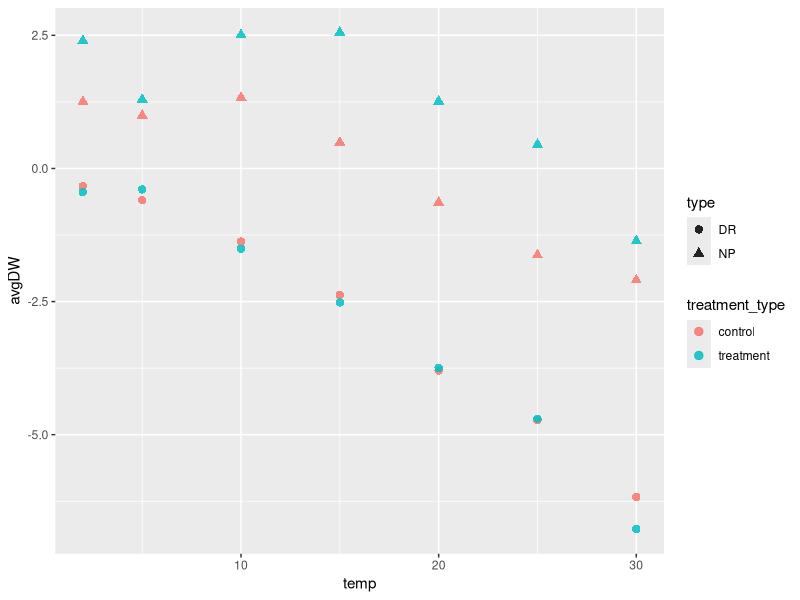
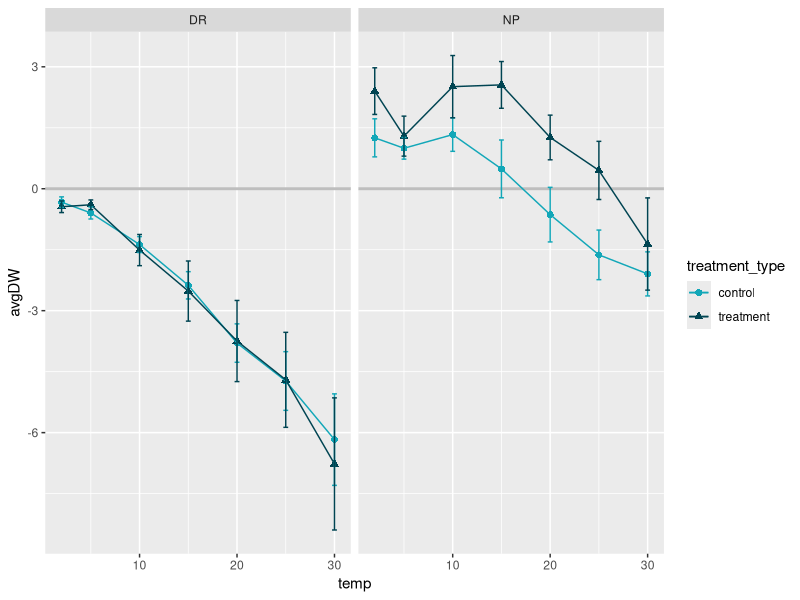
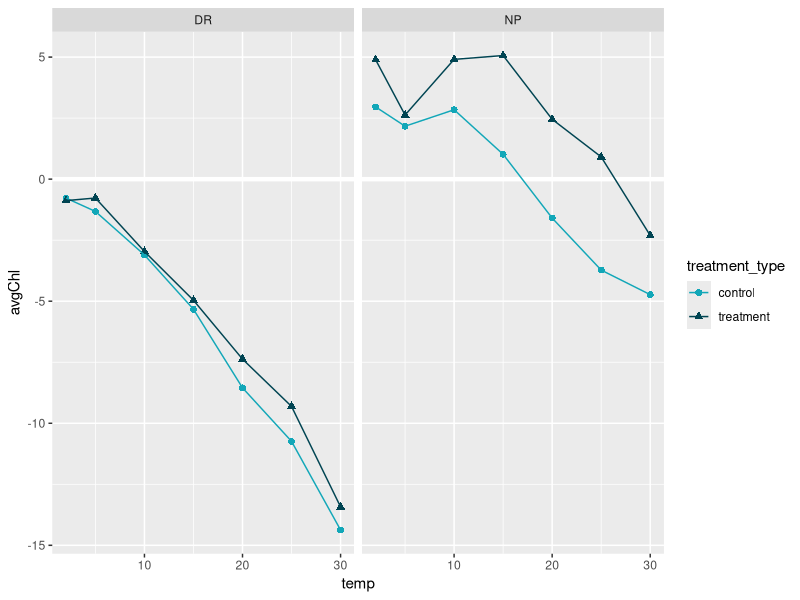
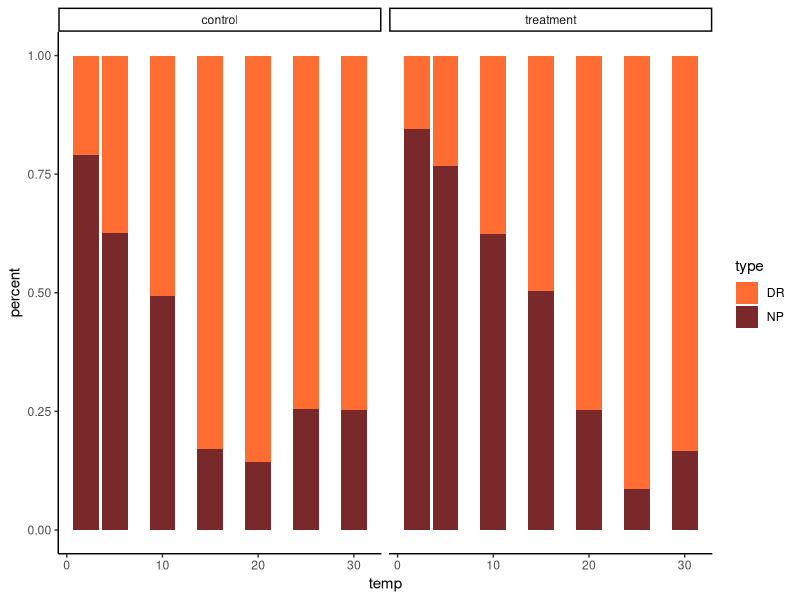
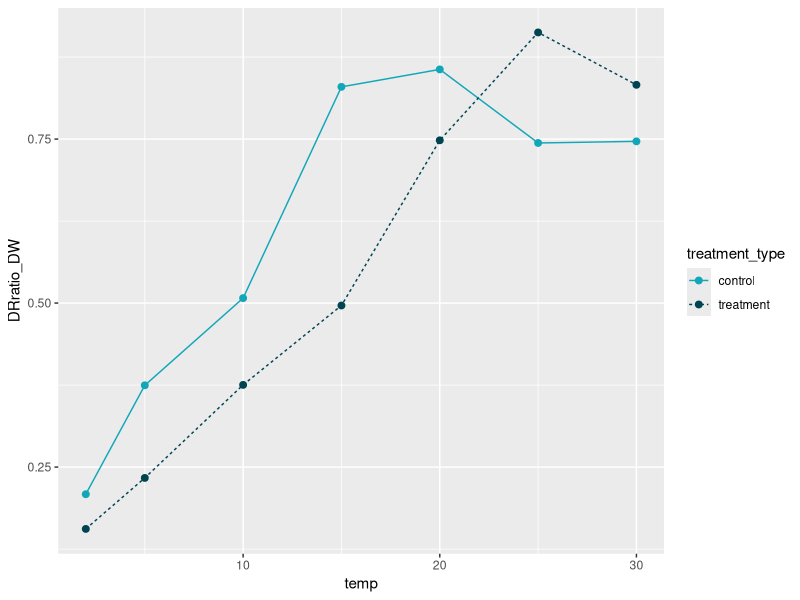
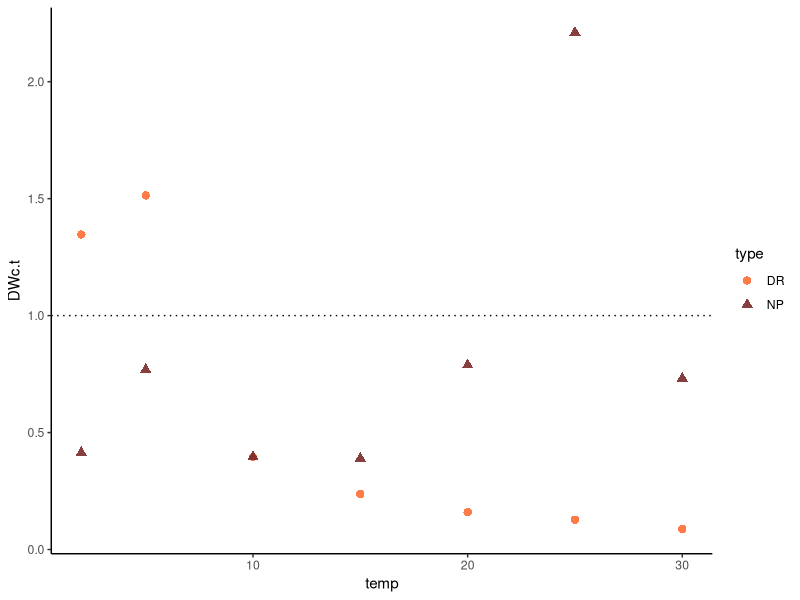
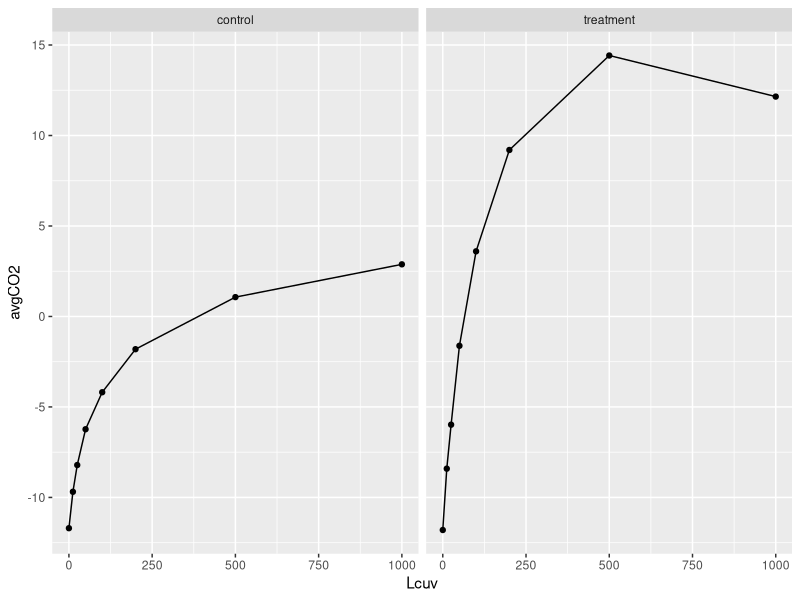
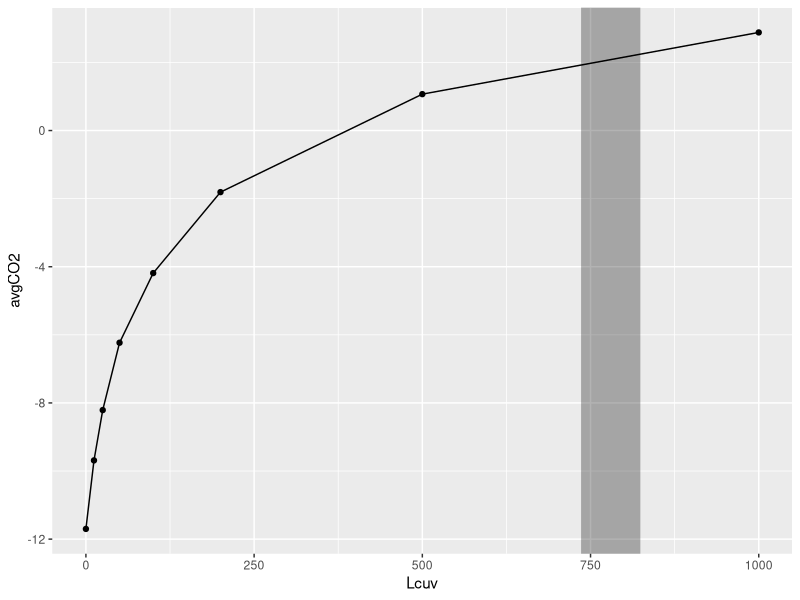

Write the R code that produced these figures, in order. (Note: this script raises an error after producing the figures.)
# Plots for dissertation 
# Emma Gemal, s1758915@sms.ed.ac.uk
# University of Edinburgh 

## Library ----
library(tidyverse)

## Temperature Response Curves ----
avgdata <- read.csv("Data/np_dr_averages.csv", header = TRUE)
str(avgdata)

avgdata <- avgdata %>% 
              mutate(treatment_type = as.factor(treatment_type),
                     type = as.factor(type))
str(avgdata)

# temperature curve plots
(all_plot <- ggplot(avgdata, aes(x = temp, y = avgDW)) +
                geom_point(aes(color = treatment_type, shape = type), 
                           size = 2.5, alpha = 0.85))

# FOR DISSERTATION 
(facet_plot <- ggplot(avgdata, aes(x = temp, y = avgDW)) +
                  geom_hline(yintercept = 0, color = "grey", size = 1) +  # optional to keep              
                  geom_point(aes(shape = treatment_type, color = treatment_type),
                             size = 2) +
                  geom_line(aes(color = treatment_type)) +
                  facet_wrap(~type, nrow = 1) +
                  geom_errorbar(aes(ymin = avgDW-se_DW, ymax = avgDW+se_DW,
                                    color = treatment_type),
                                width = 0.5) +
                  scale_color_manual(values = c("#12A7B8", "#004452")))  
# respiration has acclimated to remain exactly the same as the control!! 

# using chlorophyll data instead
(facet_plot_chl <- ggplot(avgdata, aes(x = temp, y = avgChl)) +
                      geom_hline(yintercept = 0, color = "white", size = 1.5) +  # optional to keep              
                      geom_point(aes(shape = treatment_type, color = treatment_type),
                                 size = 2) +
                      geom_line(aes(color = treatment_type)) +
                      facet_wrap(~type, nrow = 1) +
                      scale_color_manual(values = c("#12A7B8", "#004452")))
# basically the same relationship, which is good! Slightly different values of course 
# use to show that the relationship is the same, and explain that DW is used throughout
  # in order to allow scaling and comparison with other vegetation types 


## Carbon Gain Efficiency ----
cgain <- read.csv("Data/c_gain_long.csv") 
cgain_wide <- read.csv("Data/c_gain_efficiency.csv")  # if keeping the 2nd plot 

# making stacked plot
# FOR DISSERTATION
(stacked_both <- ggplot(cgain, aes(x = temp, y = percent, fill = type)) +
                    geom_bar(position = "fill", stat = "identity") +
                    facet_wrap(~treatment_type, nrow = 1) +
                    scale_fill_manual(values = c("#FF6D33", "#7A292A")) +
                    theme_classic())  

# idk if I need this one: 
# change in ratio between respiration and (gross) photosynthesis 
(dr_gp_plot <- ggplot(cgain_wide, aes(x = temp, y = DRratio_DW)) +
                  geom_point(aes(color = treatment_type), size = 2) +
                  geom_line(aes(color = treatment_type, linetype = treatment_type)) +
                  scale_color_manual(values = c("#12A7B8", "#004452")))
# treatment appears to have acclimated, has lower ratios = has smaller R 
 # or larger GP at higher temperatures 


## Acclimation Ratios ----
ratios <- read.csv("Data/acclim_ratios.csv")

(ratio_plot <- ggplot(ratios, aes(x = temp, y = DWc.t)) +
                  geom_point(aes(color = type, shape = type), size = 2.5, alpha = 0.9) +
               #  geom_line(aes(color = type)) +  # don't know if I need to connect them
                  geom_hline(yintercept = 1, linetype = "dotted") +
                  theme_classic() +
                  scale_color_manual(values = c("#FF6D33", "#7A292A")))

# DR = 10-30 degrees the dark respiration ratios are nearly identical/ very similar
  # could imply Q10 is the same for those temperatures, so >5 degrees 
# closer to 1 would imply acclimation to the same rates as the control at optimal temp
  # >1 would imply increased rates compared to the control 
  # closer to 0 would imply less acclimation 
# DR 2 and 5 degrees > 1, so higher respiration rates
# NP 25 > 1, so higher net photosynthesis rates (>2x) and thus increased productivity 


## Light Response Curves ----
light <- read.csv("Data/light_responses.csv")
str(light)
summary(light)  # max control = 2.881, max treatment = 14.420 

0.9*2.881  # 90% max control = 2.593
0.9*14.420  # 90% max treatment = 12.978

light <- light %>% 
            pivot_longer(cols = 2:3,
                         names_to = "treatment_type",
                         names_prefix = "avgCO2_",
                         values_to = "avgCO2")

light_control <- light %>% 
                  filter(treatment_type == "control")
light_treatment <- light %>% 
                      filter(treatment_type == "treatment")

# plotting the light response curves
(light_plots <- ggplot(light, aes(x = Lcuv, y = avgCO2)) +
                  geom_point() +
                  geom_line() +
                  facet_wrap(~treatment_type))

## OR do (probably best not to include the lines tbh... shows inaccuracy in estimates)
(light_plots_c <- ggplot(light_control, aes(x = Lcuv, y = avgCO2)) +
                    geom_vline(xintercept = 780, size = 20, alpha = 0.3) +                
                    geom_point() +
                    geom_line()) 
(light_plots_t <- ggplot(light_treatment, aes(x = Lcuv, y = avgCO2)) +
                    geom_vline(xintercept = 400, size = 20, alpha = 0.3) +                
                    geom_point() +
                    geom_line()) 





#### creating c_gain_long.csv
# separating the control and treatment data 
control_dw <- cgain[cgain$treatment_type == "control", ]
treatment_dw <- cgain[cgain$treatment_type == "treatment", ]

# putting dark respiration and net photosynthesis values into a long column 
control_perc_long <- control_dw %>% 
  gather(type, percent, 5:6) %>% 
  mutate(type = case_when(type == "DRperc_DW" ~ "DR",
                          type == "NPperc_DW" ~ "NP"))
control_ratio_long <- control_dw %>% 
  gather(type, ratio, 3:4) %>% 
  mutate(type = case_when(type == "DRratio_DW" ~ "DR",
                          type == "NPratio_DW" ~ "NP"))
control_long_combo <- full_join(control_perc_long, control_ratio_long) %>% 
  dplyr::select(c("temp", "GP_DW", "treatment_type",
                  "type", "percent", "ratio"))

treatment_perc_long <- treatment_dw %>% 
  gather(type, percent, 5:6) %>% 
  mutate(type = case_when(type == "DRperc_DW" ~ "DR",
                          type == "NPperc_DW" ~ "NP"))
treatment_ratio_long <- treatment_dw %>% 
  gather(type, ratio, 3:4) %>% 
  mutate(type = case_when(type == "DRratio_DW" ~ "DR",
                          type == "NPratio_DW" ~ "NP"))
treatment_long_combo <- full_join(treatment_perc_long, treatment_ratio_long) %>% 
  dplyr::select(c("temp", "GP_DW", "treatment_type",
                  "type", "percent", "ratio"))

# combining treatments for plotting
cgain_combo <- full_join(treatment_long_combo, control_long_combo)
write.csv(cgain_combo, "Data/c_gain_long.csv", row.names = FALSE) 
